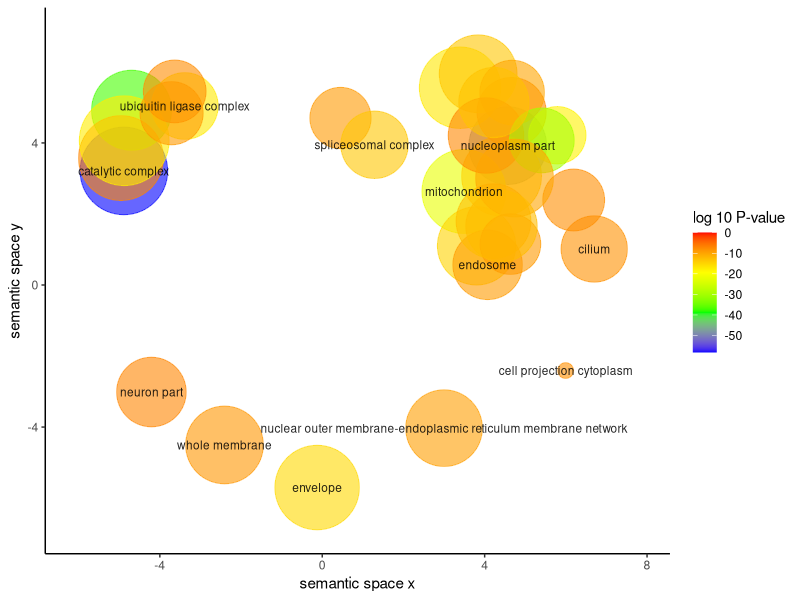

Recreate this plot in R.


# A plotting R script produced by the REVIGO server at http://revigo.irb.hr/
# If you found REVIGO useful in your work, please cite the following reference:
# Supek F et al. "REVIGO summarizes and visualizes long lists of Gene Ontology
# terms" PLoS ONE 2011. doi:10.1371/journal.pone.0021800


# --------------------------------------------------------------------------
# If you don't have the ggplot2 package installed, uncomment the following line:
# install.packages( "ggplot2" );
library( ggplot2 );
# --------------------------------------------------------------------------
# If you don't have the scales package installed, uncomment the following line:
# install.packages( "scales" );
library( scales );


# --------------------------------------------------------------------------
# Here is your data from REVIGO. Scroll down for plot configuration options.

revigo.names <- c("term_ID","description","frequency_%","plot_X","plot_Y","plot_size","log10_p_value","uniqueness","dispensability");
revigo.data <- rbind(c("GO:0044451","nucleoplasm part", 0.895, 4.569, 3.924, 4.945,-47.5255,0.447,0.000),
c("GO:0098805","whole membrane", 0.888,-2.408,-4.504, 4.941,-8.6677,0.934,0.000),
c("GO:1902494","catalytic complex", 3.734,-4.886, 3.212, 5.565,-58.1393,0.762,0.000),
c("GO:0097458","neuron part", 0.320,-4.208,-3.014, 4.498,-7.0540,0.852,0.059),
c("GO:0031975","envelope", 2.324,-0.126,-5.703, 5.359,-15.2879,0.836,0.073),
c("GO:0005929","cilium", 0.221, 6.699, 1.014, 4.338,-8.0937,0.621,0.230),
c("GO:0005694","chromosome", 1.505, 3.395, 5.554, 5.170,-16.8077,0.538,0.290),
c("GO:0005739","mitochondrion", 2.156, 3.491, 2.633, 5.327,-22.1099,0.532,0.400),
c("GO:0005794","Golgi apparatus", 0.969, 3.801, 1.102, 4.979,-14.7382,0.473,0.426),
c("GO:0035770","ribonucleoprotein granule", 0.131, 0.449, 4.702, 4.109,-8.8682,0.514,0.430),
c("GO:1990234","transferase complex", 1.223,-4.697, 4.920, 5.080,-37.0791,0.735,0.439),
c("GO:0098687","chromosomal region", 0.306, 4.664, 4.870, 4.479,-7.4754,0.513,0.467),
c("GO:0044429","mitochondrial part", 1.203, 4.417, 3.065, 5.073,-14.5545,0.464,0.481),
c("GO:0098796","membrane protein complex", 2.473,-4.957, 3.573, 5.386,-7.0498,0.762,0.484),
c("GO:0015630","microtubule cytoskeleton", 0.900, 3.840, 5.946, 4.947,-13.3919,0.507,0.523),
c("GO:1990904","ribonucleoprotein complex", 5.291,-4.877, 4.062, 5.717,-17.3005,0.757,0.543),
c("GO:0032838","cell projection cytoplasm", 0.014, 5.995,-2.409, 3.136,-7.9594,0.678,0.601),
c("GO:0000151","ubiquitin ligase complex", 0.232,-3.386, 5.040, 4.358,-17.1811,0.616,0.604),
c("GO:0005681","spliceosomal complex", 0.250, 1.287, 3.948, 4.392,-13.3503,0.415,0.628),
c("GO:0005768","endosome", 0.319, 4.073, 0.568, 4.497,-9.2019,0.502,0.669),
c("GO:0031248","protein acetyltransferase complex", 0.152,-3.634, 5.450, 4.175,-7.6483,0.625,0.693),
c("GO:0031461","cullin-RING ubiquitin ligase complex", 0.159,-3.711, 4.837, 4.195,-9.0096,0.624,0.695),
c("GO:0044441","ciliary part", 0.139, 6.193, 2.393, 4.137,-7.8004,0.532,0.711),
c("GO:0044431","Golgi apparatus part", 0.608, 4.218, 1.796, 4.777,-12.2954,0.421,0.713),
c("GO:0016607","nuclear speck", 0.091, 5.789, 4.217, 3.953,-18.0175,0.515,0.722),
c("GO:0042175","nuclear outer membrane-endoplasmic reticulum membrane network", 0.771, 3.000,-4.031, 4.880,-9.4714,0.680,0.731),
c("GO:0005813","centrosome", 0.185, 4.677, 5.418, 4.261,-10.0874,0.483,0.747),
c("GO:0005730","nucleolus", 0.664, 4.033, 4.209, 4.815,-7.3250,0.436,0.759),
c("GO:0016604","nuclear body", 0.189, 5.408, 4.071, 4.269,-29.9712,0.494,0.770),
c("GO:0044440","endosomal part", 0.124, 4.634, 1.152, 4.087,-8.8982,0.473,0.785),
c("GO:0005815","microtubule organizing center", 0.350, 4.227, 5.138, 4.537,-13.0272,0.463,0.792),
c("GO:0005740","mitochondrial envelope", 0.901, 4.737, 3.010, 4.948,-10.1093,0.474,0.822),
c("GO:0000139","Golgi membrane", 0.403, 4.414, 1.656, 4.598,-12.3780,0.432,0.865));

one.data <- data.frame(revigo.data);
names(one.data) <- revigo.names;
one.data <- one.data [(one.data$plot_X != "null" & one.data$plot_Y != "null"), ];
one.data$plot_X <- as.numeric( as.character(one.data$plot_X) );
one.data$plot_Y <- as.numeric( as.character(one.data$plot_Y) );
one.data$plot_size <- as.numeric( as.character(one.data$plot_size) );
one.data$log10_p_value <- as.numeric( as.character(one.data$log10_p_value) );
one.data$frequency <- as.numeric( as.character(one.data$frequency) );
one.data$uniqueness <- as.numeric( as.character(one.data$uniqueness) );
one.data$dispensability <- as.numeric( as.character(one.data$dispensability) );
#head(one.data);


# --------------------------------------------------------------------------
# Names of the axes, sizes of the numbers and letters, names of the columns,
# etc. can be changed below
p1 <- ggplot( data = one.data );
# changed plot size to be smaller!
p1 <- p1 + geom_point( aes( plot_X, plot_Y, colour = log10_p_value, size = (plot_size/2)), alpha = I(0.6) ) + scale_size_area();
p1 <- p1 + scale_colour_gradientn( colours = c("blue", "green", "yellow", "red"), limits = c( min(one.data$log10_p_value), 0) );
# p1 <- p1 + geom_point( aes(plot_X, plot_Y, size = plot_size), shape = 21, fill = "transparent", colour = I (alpha ("black", 0.6) )) + scale_size_area();
p1 <- p1 + scale_size( range=c(5, 30)) + theme_bw(); # + scale_fill_gradientn(colours = heat_hcl(7), limits = c(-300, 0) );
ex <- one.data [ one.data$dispensability < 0.15, ]; 

# 4.20.2020: selected terms to include based on interest (first 3) and based on dispensability (last 5)
terms.include <- c('mitochondrion', 'ubiquitin ligase complex', 'spliceosomal complex', 'nucleoplasm part', 'catalytic complex', 'whole membrane', 'neuron part', 'envelope')
ex <- subset(one.data, description %in% terms.include)

p1 <- p1 + geom_text( data = ex, aes(plot_X, plot_Y, label = description), colour = I(alpha("black", 0.85)), size = 3 );
p1 <- p1 + labs (y = "semantic space y", x = "semantic space x");
p1 <- p1 + theme(legend.key = element_blank()) ;
one.x_range = max(one.data$plot_X) - min(one.data$plot_X);
one.y_range = max(one.data$plot_Y) - min(one.data$plot_Y);
p1 <- p1 + xlim(min(one.data$plot_X)-one.x_range/10,max(one.data$plot_X)+one.x_range/10);
p1 <- p1 + ylim(min(one.data$plot_Y)-one.y_range/10,max(one.data$plot_Y)+one.y_range/10);

# added to ex for readability:
terms.include2 <- c('nuclear outer membrane-endoplasmic reticulum membrane network', 'cell projection cytoplasm', 'endosome', 'cilium')
ex2 <- subset(one.data, description %in% terms.include2)
p1 <- p1 + geom_text( data = ex2, aes(plot_X, plot_Y, label = description), colour = I(alpha("black", 0.85)), size = 3 );

# remove the legend size and change color title....
p1 + guides(size = F) + labs(col = 'log 10 P-value') + theme_classic()

